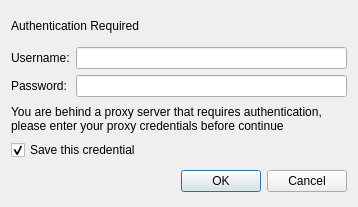
<?xml version="1.0" encoding="UTF-8"?>
<ui version="4.0">
 <class>AuthDialog</class>
 <widget class="QDialog" name="AuthDialog">
  <property name="windowModality">
   <enum>Qt::NonModal</enum>
  </property>
  <property name="geometry">
   <rect>
    <x>0</x>
    <y>0</y>
    <width>358</width>
    <height>207</height>
   </rect>
  </property>
  <property name="windowTitle">
   <string>Vitrages Decision Updater</string>
  </property>
  <property name="modal">
   <bool>true</bool>
  </property>
  <layout class="QVBoxLayout" name="verticalLayout">
   <item>
    <widget class="QLabel" name="heading">
     <property name="text">
      <string>Authentication Required</string>
     </property>
    </widget>
   </item>
   <item>
    <layout class="QHBoxLayout" name="horizontalLayout_3">
     <item>
      <layout class="QVBoxLayout" name="verticalLayout_3">
       <item>
        <widget class="QLabel" name="label_2">
         <property name="text">
          <string>Username:</string>
         </property>
        </widget>
       </item>
       <item>
        <widget class="QLabel" name="label_3">
         <property name="text">
          <string>Password:</string>
         </property>
        </widget>
       </item>
      </layout>
     </item>
     <item>
      <layout class="QVBoxLayout" name="verticalLayout_2">
       <item>
        <widget class="QLineEdit" name="userEdit"/>
       </item>
       <item>
        <widget class="QLineEdit" name="passwordEdit">
         <property name="echoMode">
          <enum>QLineEdit::Password</enum>
         </property>
        </widget>
       </item>
      </layout>
     </item>
    </layout>
   </item>
   <item>
    <widget class="QLabel" name="label">
     <property name="text">
      <string>You are behind a proxy server that requires authentication, please enter your proxy credentials before continue</string>
     </property>
     <property name="wordWrap">
      <bool>true</bool>
     </property>
    </widget>
   </item>
   <item>
    <widget class="QCheckBox" name="ckbSaveAuthentication">
     <property name="text">
      <string>Save this credential</string>
     </property>
     <property name="checked">
      <bool>true</bool>
     </property>
    </widget>
   </item>
   <item>
    <widget class="QDialogButtonBox" name="buttonBox">
     <property name="sizePolicy">
      <sizepolicy hsizetype="Expanding" vsizetype="Preferred">
       <horstretch>0</horstretch>
       <verstretch>0</verstretch>
      </sizepolicy>
     </property>
     <property name="orientation">
      <enum>Qt::Horizontal</enum>
     </property>
     <property name="standardButtons">
      <set>QDialogButtonBox::Cancel|QDialogButtonBox::Ok</set>
     </property>
     <property name="centerButtons">
      <bool>false</bool>
     </property>
    </widget>
   </item>
  </layout>
 </widget>
 <resources/>
 <connections/>
</ui>
